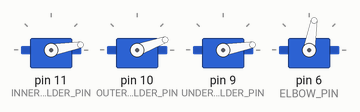
This program was run on a simulated Arduino Uno, built with avr-gcc and run on an emulated ATmega328P. Shown: 4 × servo.

Above: at 0.05 s.
At 4.0 s:
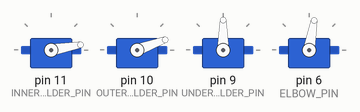
Timing chart, 0 to 5.2 s (numbered marks = the images above):
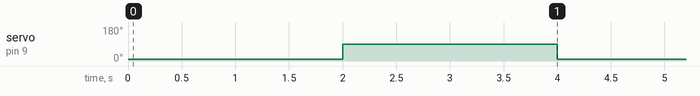

Measured:
- by itself, servo on pin 9 (UNDER_SHOULDER_PIN): alternates 90° for 2.0 s and 10° for 2.0 s

The program:

main.cpp
```cpp
#include <main.h>

Servo inner_shoulder;
Servo outer_shoulder;
Servo under_shoulder;
Servo elbow;

void smoothMove(Servo &servo, const int startAngle, const int endAngle) {
  if (startAngle < endAngle) {
    for (int pos = startAngle; pos <= endAngle; pos += STEP_SIZE) {
      servo.write(pos);
      delay(SMOOTHING_DELAY);
    }
  } else {
    for (int pos = startAngle; pos >= endAngle; pos -= STEP_SIZE) {
      servo.write(pos);
      delay(SMOOTHING_DELAY);
    }
  }
}

void setup() {
  Serial.begin(BAUDRATE);

  inner_shoulder.attach(INNER_SHOULDER_PIN);
  outer_shoulder.attach(OUTER_SHOULDER_PIN);
  under_shoulder.attach(UNDER_SHOULDER_PIN);
  elbow.attach(ELBOW_PIN);

  inner_shoulder.write(10);
  outer_shoulder.write(20);
  under_shoulder.write(90);
  elbow.write(80);
}

void loop() {
  under_shoulder.write(10);
  delay(2000);
  under_shoulder.write(90);
  delay(2000);
}
```

main.h
```cpp
#ifndef MAIN
#define MAIN

#include <Arduino.h>
#include <Servo.h>
#include <Wire.h>

#define BAUDRATE 115200

#define I2C_ADDRESS 0x08

#define INNER_SHOULDER_PIN 11
#define OUTER_SHOULDER_PIN 10
#define UNDER_SHOULDER_PIN 9
#define ELBOW_PIN 6
#define CLAW_JOINT_PIN 5
#define CLAW_PIN 3

#define HEAD_X A0
#define HEAD_Y A1

#define STEP_SIZE 3
#define SMOOTHING_DELAY 12

#define MOTION_METADATA 1
#define MOTION_DATA 2

#endif
```
